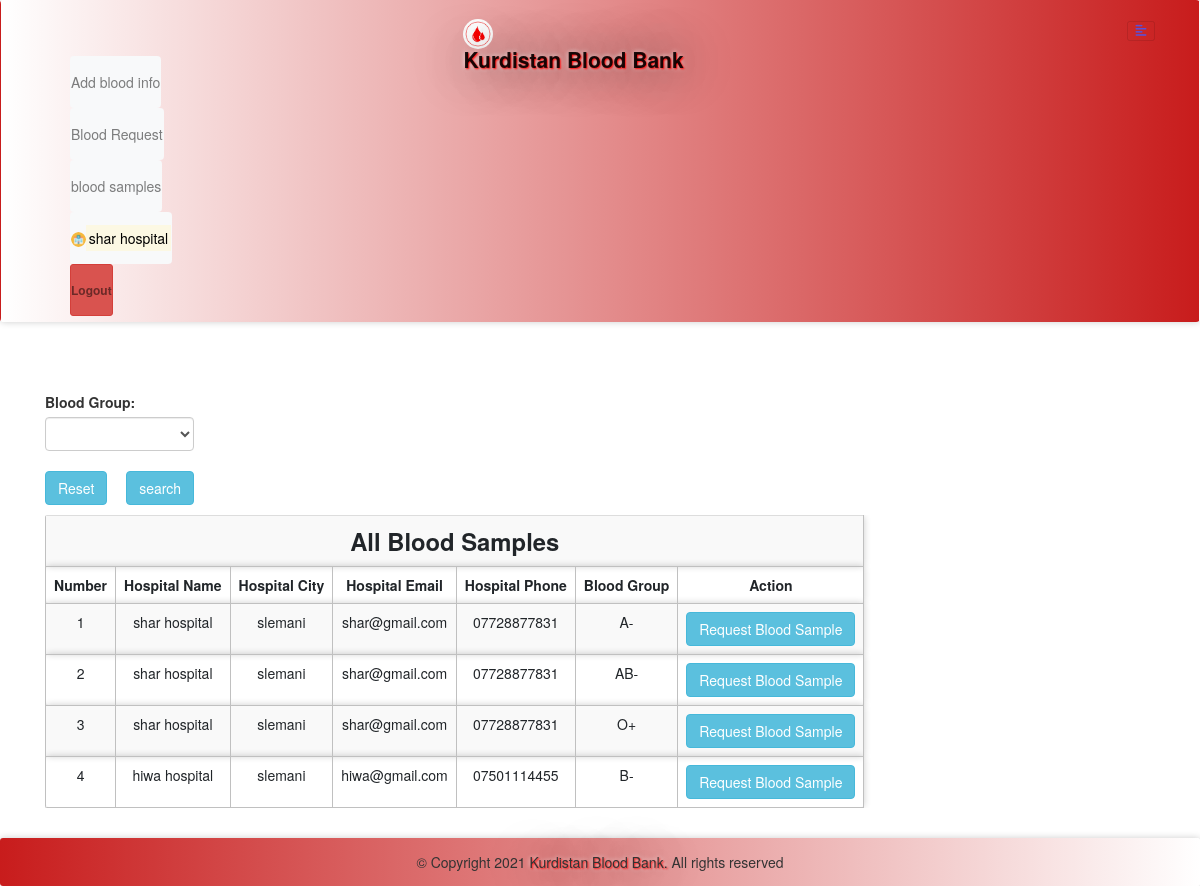
The page /abs.php (signed in) on the database its author committed.
### tables this page shows
CREATE TABLE `bloodinfo` (
  `bid` int(11) NOT NULL,
  `hid` int(11) NOT NULL,
  `bg` varchar(10) NOT NULL
);

CREATE TABLE `hospitals` (
  `id` int(11) NOT NULL,
  `hname` varchar(100) NOT NULL,
  `hemail` varchar(100) NOT NULL,
  `hpassword` varchar(100) NOT NULL,
  `hphone` varchar(100) NOT NULL,
  `hcity` varchar(100) NOT NULL
);

### message.php (called while the page is built, shortened)
<?php $counter=0; if(isset($_GET['msg'])) { ?>
	<div class="col-5 alert alert alert-success alert-dismissible fade show card" id="message">
		<button type="button" class="close" data-dismiss="alert" title="close">&times;</button><?php echo $_GET['msg'];?>
	</div>
<?php }?>

### abs.php (the view, shortened to what this page needs)
<?php
require 'file/connection.php';
if(isset($_GET['search'])){
    $searchKey = $_GET['search'];
    $sql = "select bloodinfo.*, hospitals.* from bloodinfo, hospitals where bloodinfo.hid=hospitals.id && bg LIKE '%$searchKey%'";
}else{
    $sql = "select bloodinfo.*, hospitals.* from bloodinfo, hospitals where bloodinfo.hid=hospitals.id";
}
$result = mysqli_query($conn, $sql);
?>
<!DOCTYPE html>
<html>
<?php require 'head.php'; ?>
<body>
    <?php require 'header.php'; ?>
    <div class="container cont">
        <?php require 'message.php'; ?>
        <div class="row col-lg-8 col-md-8 col-sm-12 mb-3">
            <form method="get" action="" style="margin-top:-20px; ">
            <label class="font-weight-bolder">Blood Group:</label>
               <select name="search" class="form-control">
               <option><?php echo @$_GET['search']; ?></option>
               <option value="A+">A+</option>
               </select><br>
               <a href="abs.php" class="btn btn-info mr-4 "> Reset</a>
               <input type="submit" name="submit" class="btn btn-info" value="search">
           </form>
        </div>
        <table class="table table-responsive table-striped rounded mb-5">
            <tr><th colspan="7" class="title">All Blood Samples</th></tr>
            <tr>
                <th>Number</th>
                <th>Hospital Name</th>
                <th>Hospital City</th>
                <th>Hospital Email</th>
                <th>Hospital Phone</th>
                <th>Blood Group</th>
                <th>Action</th>
            </tr>
        <?php while($row = mysqli_fetch_array($result)) { ?>
            <tr>
                <td><?php echo ++$counter;?></td>
                <td><?php echo $row['hname'];?></td>
                <td><?php echo ($row['hcity']); ?></td>
                <td><?php echo ($row['hemail']); ?></td>
                <td><?php echo ($row['hphone']); ?></td>
                <td><?php echo ($row['bg']); ?></td>
                <form action="file/request.php" method="post">
                <?php if (isset($_SESSION['hid'])) { ?>
                <td><a href="javascript:void(0);" class="btn btn-info hospital">Request Blood Sample</a></td>
                <?php } else {(isset($_SESSION['rid']))  ?>
                <td><input type="submit" name="request" class="btn btn-info" value="Request Sample"></td>
                <?php } ?>
                </form>
            </tr>
        <?php } ?>
        </table>
    </div>
    <?php require 'footer.php' ?>
</body>

### head.php (shortened to what this page needs)
<head>
    <link rel="stylesheet" href="https://maxcdn.bootstrapcdn.com/bootstrap/4.5.0/css/bootstrap.min.css">
    <link rel="stylesheet" type="text/css" href="../library/css/bootstrap.min.css"/>
    <link href="css/style.css" rel="stylesheet"/>
</head>

### header.php (shortened to what this page needs)
<nav class="navbar navbar-light" style="background:linear-gradient(to right ,rgba(255,255,255,100), rgba(200,28,28,100));">
	<div class="container">
		<a class="navbar-brand" href="index.php"><img src="image/1b.jpg" width="30" height="30" class="rounded-circle">Kurdistan Blood Bank</a>
          <button class="navbar-toggler" type="button" data-toggle="collapse" data-target="#collapsibleNavbar"><i class="fas fa-align-left"></i></span>
          </button>
          <div class="collapse navbar-collapse" id="collapsibleNavbar">
        <?php if (isset($_SESSION['hid'])) { ?>
		<ul class="navbar-nav ml-auto">
			<li class="nav-item">
				<a class="nav-link btn btn-light" href="bloodinfo.php">Add blood info</a>
            </li>
            <li class="nav-item">
                <a class="nav-link btn btn-light" href="bloodrequest.php">Blood Request</a>
            </li>
			<li class="nav-item">
				<a class="nav-link btn btn-light" href="abs.php">blood samples</a>
            </li>
            <li class="nav-item">
                <a class="nav-link btn btn-light" href="hprofile.php?id=<?php echo $_SESSION['hid']; ?>" class="nav-link btn font-weight-bold"><img src="image/hospital-512.webp" width="15" height="15" class="rounded-circle"><mark><?php echo $_SESSION['hname']; ?></mark></a>
            </li>
            <li class="nav-item">
                <a class="nav-link btn btn-danger btn-sm font-weight-bold" href="logout.php">Logout</a>
            </li>
        </ul>
        <?php } ?>
       </div>
    </div>
</nav>

### footer.php (shortened to what this page needs)
<footer class="footer text-center navbar-light" style="background: linear-gradient(to right, rgba(200,28,28,100), rgba(255,255,255,100)); ">
	© Copyright <span id="demo"></span> <span class="brand" > Kurdistan Blood Bank.</span>
All rights reserved
</footer>

### css/style.css (style rules this page uses)
.cont { padding-top: 40px; text-align: justify; font-size: 1em; }
.fas { color: #5851DB; }
.card ,nav, .footer,tr,video { border-radius: 3px; transition: all 200ms ease-out; box-shadow: 0px 0px 7px rgba(0, 0, 0, 0.2); }
tr,th,td { border:0.1px solid silver; text-align: center; }
.nav-item { margin-left: 10px; }
.navbar-brand { text-shadow: 1px 1px 2px red, 0 0 50px black, 0 0 5px white; font-weight: bold; font-size: 1.5em; }
.title { font-weight: bold; font-size: 1.7em; text-transform: capitalize; text-align: center; }
.brand { text-shadow: 1px 1px 2px red, 0 0 50px black, 0 0 5px white; }
.rounded-circle { margin-top: -2.5px; }
form { padding-top: 20px; }
a:link { text-decoration: none; }
.footer { padding: 14px; }

### rows shown on the page
bloodinfo: hid.hname "shar hospital", hid.hcity "slemani", hid.hemail "shar@gmail.com", hid.hphone "07728877831", bg "A-"
bloodinfo: hid.hname "shar hospital", hid.hcity "slemani", hid.hemail "shar@gmail.com", hid.hphone "07728877831", bg "AB-"
bloodinfo: hid.hname "shar hospital", hid.hcity "slemani", hid.hemail "shar@gmail.com", hid.hphone "07728877831", bg "O+"
bloodinfo: hid.hname "hiwa hospital", hid.hcity "slemani", hid.hemail "hiwa@gmail.com", hid.hphone "07501114455", bg "B-"

### other values the page prints
$_SESSION['hname'] "shar hospital"
